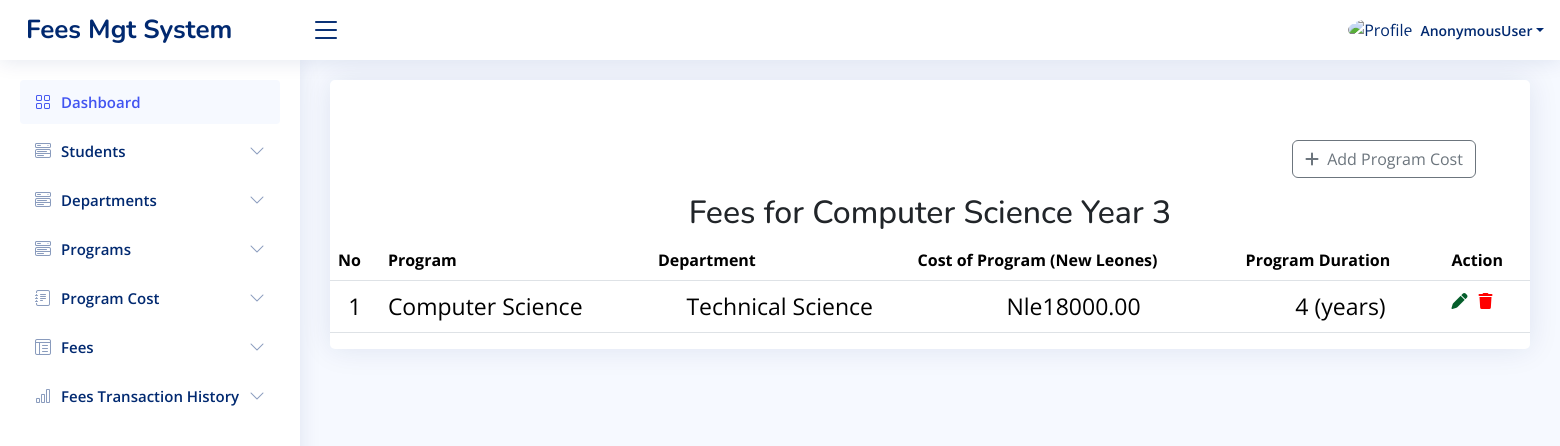
Page /cs_cost3/ on the committed database.
### app/models.py (models this page shows, shortened)
class CS_Cost3(models.Model):
    program_name = models.CharField(max_length=100,null=True)
    program_duration = models.PositiveIntegerField()
    program_fees = models.DecimalField(max_digits=10, decimal_places=2)
    department = models.ForeignKey(Department, on_delete=models.CASCADE)
    all_program = models.ForeignKey(Programs, on_delete=models.CASCADE)

class Department(models.Model):
    department_name = models.CharField(max_length=100)

### app/views.py (the view, shortened to what this page needs)
# urls.py: path('cs_cost3/', views.cs_cost3, name='cs_cost3'),
def cs_cost3(request):
    programs = CS_Cost3.objects.all()
    departments = Department.objects.all()
    all_programs = Programs.objects.all()  # Fetch all Programs to display in the form dropdown
    return render(request, 'cs_cost3.html', {
        'departments': departments,
        'programs': programs,
        'all_programs': all_programs,  # Send all_programs to the template
    })

### templates/cs_cost3.html (shortened to what this page needs)
{% load static %}
<!DOCTYPE html>
<html lang="en">
<head>
    <link href="{% static 'vendor1/bootstrap/css/bootstrap.min.css' %}" rel="stylesheet">
    <link href="{% static 'vendor1/bootstrap-icons/bootstrap-icons.css' %}" rel="stylesheet">
    <link href="{% static 'vendor1/boxicons/css/boxicons.min.css' %}" rel="stylesheet">
    <link href="{% static 'vendor1/quill/quill.snow.css' %}" rel="stylesheet">
    <link href="{% static 'vendor1/quill/quill.bubble.css' %}" rel="stylesheet">
    <link href="{% static 'vendor1/remixicon/remixicon.css' %}" rel="stylesheet">
    <link href="{% static 'vendor1/simple-datatables/style.css' %}" rel="stylesheet">
    <link rel="stylesheet" href="https://cdnjs.cloudflare.com/ajax/libs/font-awesome/6.6.0/css/all.min.css" />
    <link href="{% static 'css1/style.css' %}" rel="stylesheet">
  </head>
<body>
 <header id="header" class="header fixed-top d-flex align-items-center">
  <div class="d-flex align-items-center justify-content-between">
    <a href="{% url 'main_home' %}" class="logo d-flex align-items-center">
      <span class="d-none d-lg-block">Fees Mgt System</span>
    </a>
    <i class="bi bi-list toggle-sidebar-btn"></i>
  </div>
  <nav class="header-nav ms-auto">
    <ul class="d-flex align-items-center">
      <li class="nav-item dropdown pe-3">
        <a class="nav-link nav-profile d-flex align-items-center pe-0" href="#" data-bs-toggle="dropdown">
          <img src="{% static 'img1/cusl.png' %}" alt="Profile" class="rounded-circle">
          <span class="d-none d-md-block dropdown-toggle ps-2">{{user}}</span>
        </a>
      </li>
    </ul>
  </nav>
</header>
  <aside id="sidebar" class="sidebar">
    <ul class="sidebar-nav" id="sidebar-nav">
      <li class="nav-item">
        <a class="nav-link " href="{% url 'main_home' %}">
          <i class="bi bi-grid"></i>
          <span>Dashboard</span>
        </a>
      </li>
      <li class="nav-item">
        <a class="nav-link collapsed" data-bs-target="#components-nav" data-bs-toggle="collapse" href="#">
          <i class="bi bi-menu-button-wide"></i><span>Students</span><i class="bi bi-chevron-down ms-auto"></i>
        </a>
      </li>
      <li class="nav-item">
        <a class="nav-link collapsed" data-bs-target="#components-nav2" data-bs-toggle="collapse" href="#">
          <i class="bi bi-menu-button-wide"></i><span>Departments</span><i class="bi bi-chevron-down ms-auto"></i>
        </a>
      </li>
      <li class="nav-item">
        <a class="nav-link collapsed" data-bs-target="#components-nav1" data-bs-toggle="collapse" href="#">
          <i class="bi bi-menu-button-wide"></i><span>Programs</span><i class="bi bi-chevron-down ms-auto"></i>
        </a>
      </li>
      <li class="nav-item">
        <a class="nav-link collapsed" data-bs-target="#forms-nav" data-bs-toggle="collapse" href="#">
          <i class="bi bi-journal-text"></i><span>Program Cost</span><i class="bi bi-chevron-down ms-auto"></i>
        </a>
      </li>
      <li class="nav-item">
        <a class="nav-link collapsed" data-bs-target="#tables-nav" data-bs-toggle="collapse" href="#">
          <i class="bi bi-layout-text-window-reverse"></i><span>Fees</span><i class="bi bi-chevron-down ms-auto"></i>
        </a>
      </li>
      <li class="nav-item">
        <a class="nav-link collapsed" data-bs-target="#charts-nav" data-bs-toggle="collapse" href="#">
          <i class="bi bi-bar-chart"></i><span>Fees Transaction History</span><i class="bi bi-chevron-down ms-auto"></i>
        </a>
      </li>
    </ul>
  </aside>
  <main id="main" class="main">
    <section class="section">
      <div class="row">
        <div class="col-lg-12">
          <div class="card">
            <div class="container">
                <div class="row" style="margin-top: 60px;">
                    <div class="col-md-12" style="margin-left: 950px;">
                        <a href="" class="btn btn-outline-secondary" data-bs-target="#exampleModalToggle" data-bs-toggle="modal">
                            <i class="fa fa-plus" aria-hidden="true"></i>
                            <span class="ms-1">Add Program Cost</span>
                        </a>
                    </div>
                </div>
            </div>
            <h2 class="text-center mt-3">Fees for Computer Science Year 3</h2>
              <table class="table datatable">
                <thead>
                  <tr>
                    <th>No</th>
                    <th>Program</th>
                    <th>Department</th>
                    <th>Cost of Program (New Leones)</th>
                    <th>Program Duration</th>
                    <th>Action</th>
                  </tr>
                </thead>
                <tbody>
               {% for program in programs %}
                  <tr>
                    <td style="text-align: center; font-size: 23px;">{{forloop.counter}}</td>
                    <td style="font-size: 23px;">{{program.program_name}}</td>
                    <td style="text-align: center; font-size: 23px;">{{program.department.department_name}}</td>
                    <td style="text-align: center; font-size: 23px;">Nle{{program.program_fees}}</td>
                    <td style="text-align: center; font-size: 23px;">{{program.program_duration}} (years)</td>
                    <td>
                      <a href="{% url 'edit_cs_cost3' program.id %}">
                        <i class="fas fa-pen" style="color: rgb(5, 94, 43);"></i>
                      </a>
                      <a href="{% url 'delete_cs_cost3' program.id %}" >
                        <i class="fas fa-trash" style="color: red; margin-left: 7px;"></i>
                    </a>
                    </td>
                  </tr>
                {% endfor %}
                </tbody>
              </table>
            </div>
          </div>
        </div>
    </section>
</body>
</html>

### static/css1/style.css (style rules this page uses)
:root { scroll-behavior: smooth; }
body { font-family: "Open Sans", sans-serif; background: #f6f9ff; color: #444444; }
a { color: #4154f1; text-decoration: none; }
h1, h2, h3, h4, h5, h6 { font-family: "Nunito", sans-serif; }
#main { margin-top: 60px; padding: 20px 30px; transition: all 0.3s; }
.card { margin-bottom: 30px; border: none; border-radius: 5px; box-shadow: 0px 0 30px rgba(1, 41, 112, 0.1); }
.logo { line-height: 1; }
@media (min-width: 1200px) { .logo { width: 280px; } }
.logo span { font-size: 26px; font-weight: 700; color: #012970; font-family: "Nunito", sans-serif; }
.header { transition: all 0.5s; z-index: 997; height: 60px; box-shadow: 0px 2px 20px rgba(1, 41, 112, 0.1); background-color: #fff; padding-left: 20px; }
.header .toggle-sidebar-btn { font-size: 32px; padding-left: 10px; cursor: pointer; color: #012970; }
.header-nav ul { list-style: none; }
.header-nav>ul { margin: 0; padding: 0; }
.header-nav .nav-profile { color: #012970; }
.header-nav .nav-profile img { max-height: 36px; }
.header-nav .nav-profile span { font-size: 14px; font-weight: 600; }
.sidebar { position: fixed; top: 60px; left: 0; bottom: 0; width: 300px; z-index: 996; transition: all 0.3s; padding: 20px; overflow-y: auto; scrollbar-width: thin; scrollbar-color: #aab7cf transparent; box-shadow: 0px 0px 20px rgba(1, 41, 112, 0.1); background-color: #fff; }
@media (min-width: 1200px) { #main, #footer { margin-left: 300px; } }
.sidebar-nav { padding: 0; margin: 0; list-style: none; }
.sidebar-nav li { padding: 0; margin: 0; list-style: none; }
.sidebar-nav .nav-item { margin-bottom: 5px; }
.sidebar-nav .nav-link { display: flex; align-items: center; font-size: 15px; font-weight: 600; color: #4154f1; transition: 0.3; background: #f6f9ff; padding: 10px 15px; border-radius: 4px; }
.sidebar-nav .nav-link i { font-size: 16px; margin-right: 10px; color: #4154f1; }
.sidebar-nav .nav-link.collapsed { color: #012970; background: #fff; }
.sidebar-nav .nav-link.collapsed i { color: #899bbd; }
.sidebar-nav .nav-link .bi-chevron-down { margin-right: 0; transition: transform 0.2s ease-in-out; }

### rows in the picture
CS_Cost3: program_name "Computer Science", department.department_name "Technical Science", program_fees "18000.00", program_duration "4"

### other values in the picture
{{ user }} "AnonymousUser"
